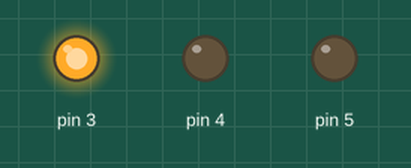
The sketch below on a simulated Arduino Uno, built with avr-gcc and run on an emulated ATmega328P. On the bench: output pins drawn as LEDs (lit = HIGH).

Above: at 0.05 s.
Timing chart, 0 to 3.0 s (numbered marks = the images above):
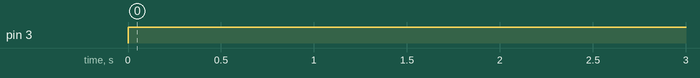

Measured:
- by itself, pin 3: LOW → HIGH at 0.00 s

The sketch:

Pisca_led.ino
```cpp
void setup() {
  pinMode(3, OUTPUT);
  pinMode(4, OUTPUT);
  pinMode(5, OUTPUT);

}

void loop() {
 digitalWrite(3,HIGH);
 delay (2000);
 digitalWrite(3,LOW);
/*
 digitalWrite(4,HIGH);
 delay (500);
 digitalWrite(4,LOW);

 digitalWrite(5,HIGH);
 delay (500);
 digitalWrite(5,LOW);
*/

}
```
